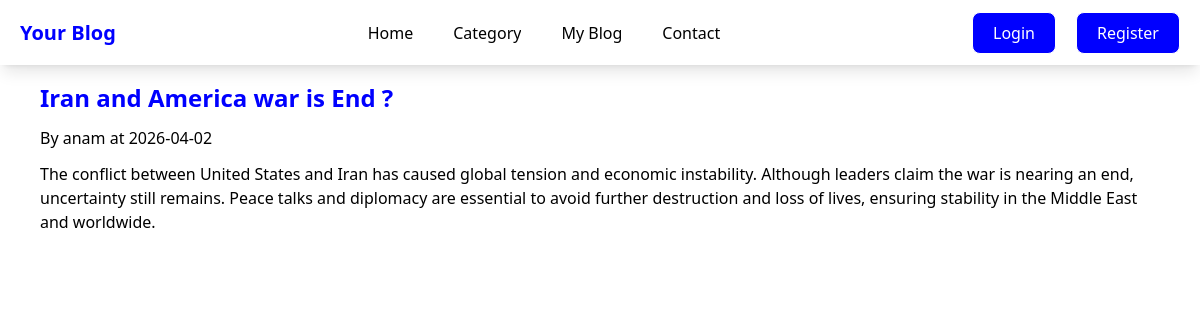
Page /blog/2 on the committed database.
### models/model.py (models this page shows)
class BlogContant(db.Model):
     blogId = db.Column(db.Integer, primary_key = True)
     title = db.Column(db.String(200), nullable=False )
     contant = db.Column(db.Text, nullable=False)
     clreated_at =db.Column(db.DateTime, default= datetime.utcnow)
     auther = db.Column(db.String(200), nullable=False)

### app.py (the view)
@app.route('/blog/<int:id>', methods=['GET', 'POST'])
def bogconte(id):
     blog = BlogContant.query.filter_by(blogId=id).first()
     return render_template('blog.html', blog = blog)

### templates/blog.html (shortened to what this page needs)
{% extends 'base.html' %}
{% block contant %}
<div class=" p-3  flex flex-col flex-wrap gap-3 lg:px-10">
    <h1 class="text-2xl font-bold text-primery ">{{blog.title}}</h1>
    <p class="text-muted"> By {{blog.auther}} at {{ blog.clreated_at.strftime("%Y-%m-%d")}}</p>
    <p>{{ blog.contant}}</p>
</div>
{% endblock %}

### static/style.css (style rules this page uses)
* { box-sizing: border-box; overflow-x: hidden; }

### rows in the picture
BlogContant: title "Iran and America war is End ?", auther "anam", clreated_at "2026-04-02", contant "The conflict between United States and Iran has caused global tension and economic instability. Although leaders claim the war is nearing an end, uncertainty still remains. Peace talks and diplomacy are essential to avoid further destruction and loss of lives, ensuring stability in the Middle East and worldwide."
